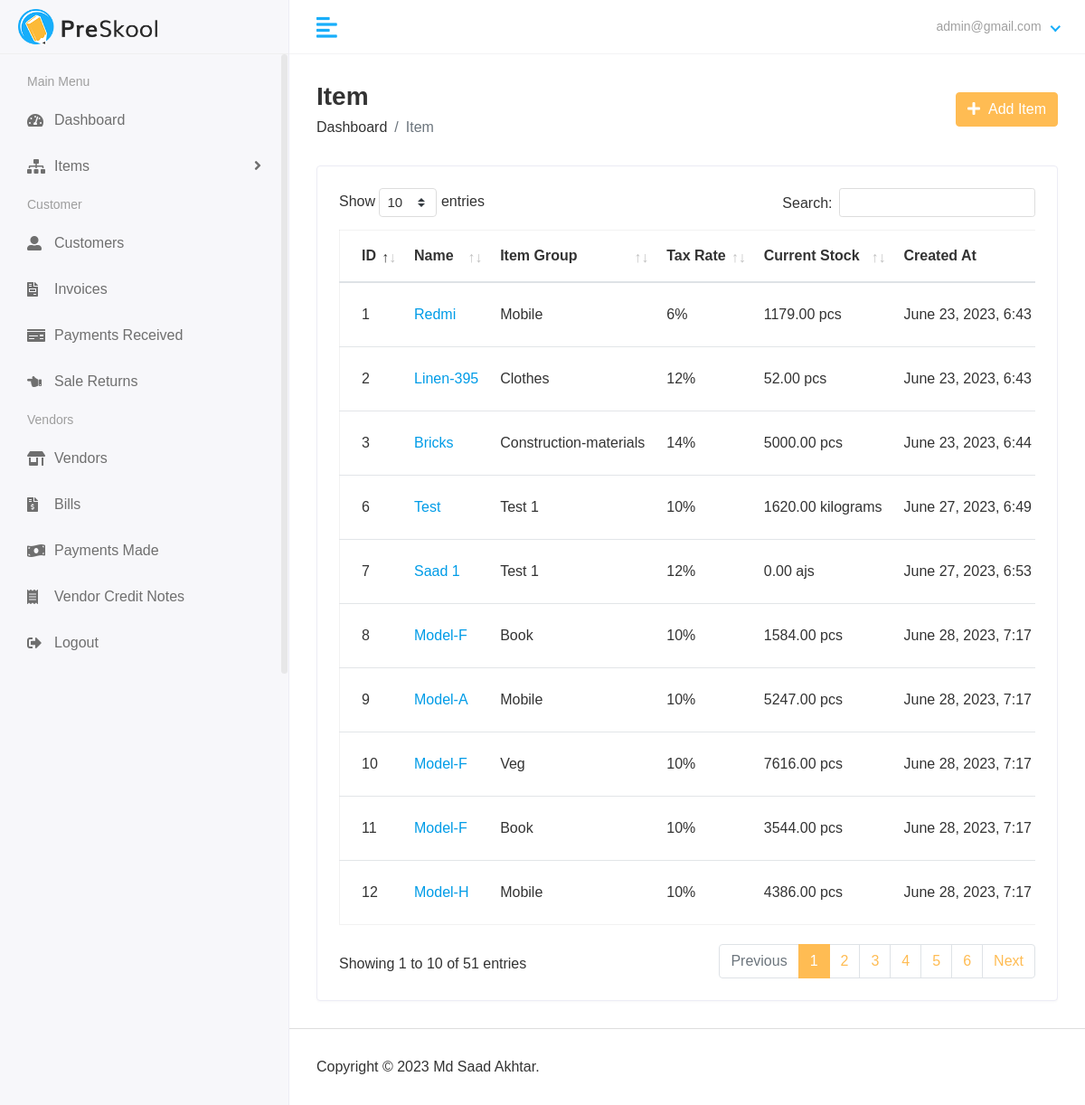
Page /finance/view_items/ (signed in) on the earlier database version.
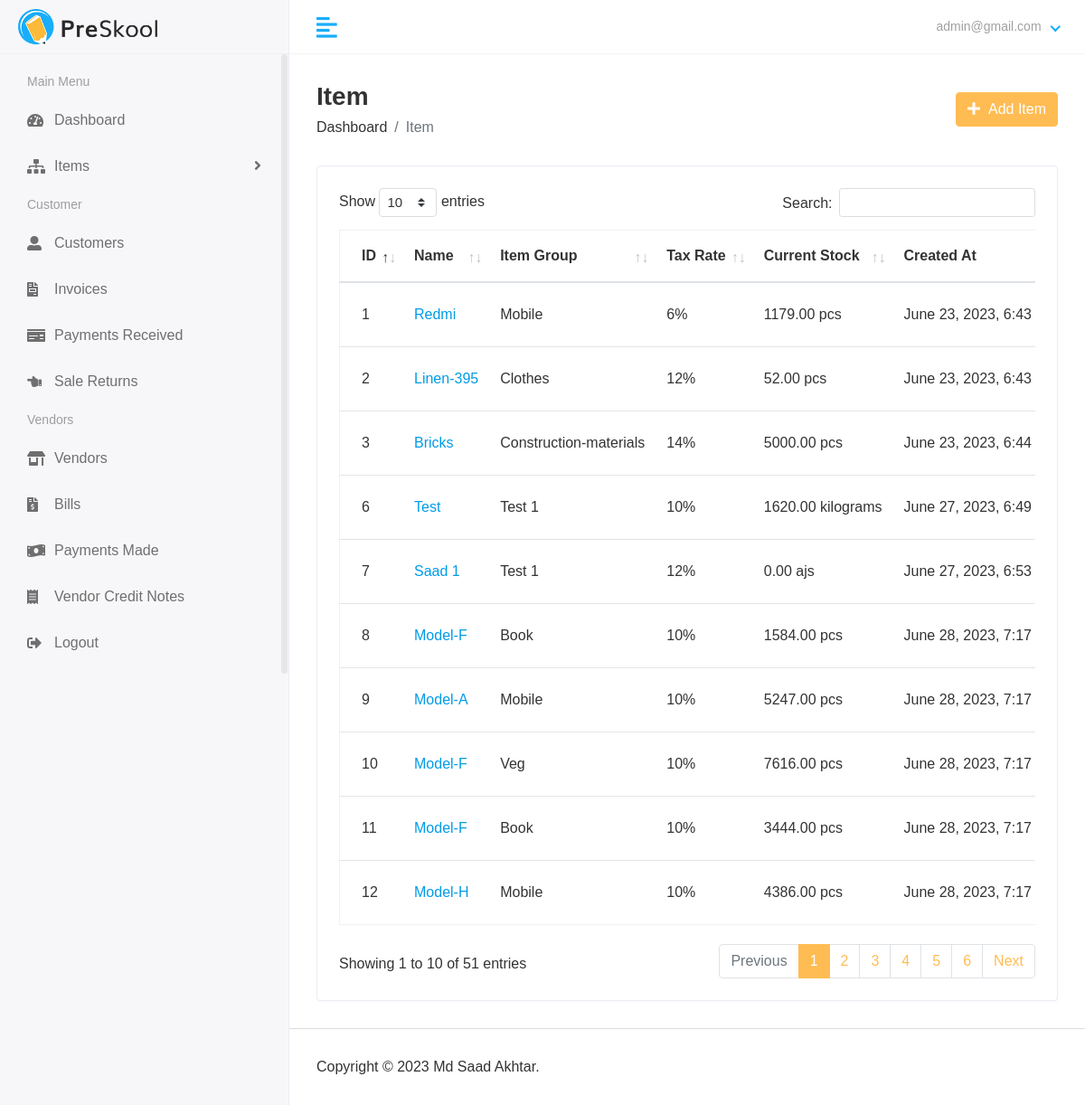
Same page on the later database version.
### finance/models.py (models this page shows, shortened)
class Item(models.Model):
    name = models.CharField(_("name"), max_length=50)
    image = models.ImageField(upload_to="media/item_images",null=True)
    item_group = models.ForeignKey(ItemGroup,on_delete=models.CASCADE)
    hsn_code = models.IntegerField()
    unit = models.CharField(max_length=10)
    unit_plural = models.CharField(max_length=10)
    state_tax_rate = models.IntegerField()
    current_stock = models.DecimalField(max_digits=10, decimal_places=2)
    min_stock = models.DecimalField(max_digits=10, decimal_places=2,default=decimal.Decimal(0))
    created_at = models.DateTimeField(auto_now_add=True,null = True)
    updated_at = models.DateTimeField(auto_now_add=True,null = True)
    changed_by_user = models.ForeignKey(CustomUser,null=True,on_delete=models.PROTECT)

class ItemGroup(models.Model):
    name = models.CharField(_("name"), max_length=50)
    brand = models.CharField(_("brand"), max_length=50)
    tax_preference = models.IntegerField(choices=TAX_PREFERENCE,default=1)
    inventory = models.IntegerField(choices=INVENTORY_TYPE,default=1)
    created_at = models.DateTimeField(auto_now_add=True,null = True)
    updated_at = models.DateTimeField(auto_now_add=True,null = True)
    changed_by_user = models.ForeignKey(CustomUser,null=True,on_delete=models.PROTECT)

### finance/views.py (the view)
# urls.py: path('view_items/',views.view_items,name="view_items"),
@login_required(login_url="account_login")
def view_items(request):
    if not request.user.has_perm('finance.view_item'):
        return HttpResponse("Permission Error. Sorry You are not authorised to visit this page")
    items = Item.objects.all()
    context = {
        "items":items
    }
    return render(request,"hod/view_items.html", context)

### accounts/models.py (called while the page is built)
    def __str__(self):
        return self.email

### finance/templates/hod/view_items.html (shortened to what this page needs)
{% extends 'base.html' %} {% block content %}
<div class="main-wrapper">
  <div class="page-wrapper">
    <div class="content container-fluid">
      <div class="page-header">
        <div class="row align-items-center">
          <div class="col">
            <h3 class="page-title">Item</h3>
            <ul class="breadcrumb">
              <li class="breadcrumb-item">
                <a href="{% url 'finance_dashboard' %}">Dashboard</a>
              </li>
              <li class="breadcrumb-item active">Item</li>
            </ul>
          </div>
          <div class="col-auto text-right float-right ml-auto">
            <a href="{% url 'add_items' %}" class="btn btn-primary"
              ><i class="fas fa-plus"></i> &nbsp;Add Item
            </a>
          </div>
        </div>
      </div>
      <div class="row">
        <div class="col-sm-12">
          <div class="card card-table">
            <div class="card-body">
              <div class="table-responsive">
                <table id="table_id" class="table table-hover table-center mb-0">
                    <thead>
                      <tr>
                        <th>ID</th>
                        <th>Name</th>
                        <th>Item Group</th>
                        <th>Tax Rate</th>
                        <th>Current Stock</th>
                        <th>Created At</th>
                      </tr>
                    </thead>
                    <tbody>
                      {% for i in items %}
                      <tr>
                        <td>{{i.id}}</td>
                        <td><a href="{% url 'view_items_id' i.id %}">{{i.name}}</a></td>
                        <td>{{i.item_group.name}}</td>
                        <td>{{i.state_tax_rate}}%</td>
                        <td>{{i.current_stock}}
                            {% if i.current_stock == 1  %}
                                {{i.unit}}
                            {% else %}
                                {{i.unit_plural}}
                            {% endif %}
                        </td>
                        <td>{{i.created_at}}</td>
                      </tr>
                      {% endfor %}
                    </tbody>
                  </table>
              </div>
            </div>
          </div>
        </div>
      </div>
    </div>
    {% endblock content %}

Differences in the rows shown:
changed Item id 11: current_stock "3544.00" → "3444.00"
